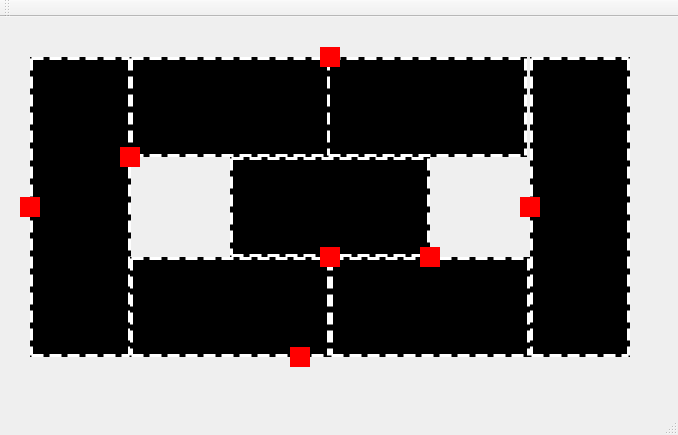
<?xml version="1.0" encoding="UTF-8"?>
<ui version="4.0">
 <class>MainWindow</class>
 <widget class="QMainWindow" name="MainWindow">
  <property name="geometry">
   <rect>
    <x>0</x>
    <y>0</y>
    <width>678</width>
    <height>435</height>
   </rect>
  </property>
  <property name="windowTitle">
   <string>MainWindow</string>
  </property>
  <widget class="QWidget" name="centralWidget">
   <widget class="QLabel" name="labelTrack2">
    <property name="geometry">
     <rect>
      <x>130</x>
      <y>40</y>
      <width>200</width>
      <height>100</height>
     </rect>
    </property>
    <property name="styleSheet">
     <string notr="true">background-color: black;
border: 3px dashed white;</string>
    </property>
    <property name="frameShape">
     <enum>QFrame::NoFrame</enum>
    </property>
    <property name="frameShadow">
     <enum>QFrame::Plain</enum>
    </property>
    <property name="lineWidth">
     <number>1</number>
    </property>
    <property name="text">
     <string/>
    </property>
   </widget>
   <widget class="QLabel" name="labelTrack3">
    <property name="geometry">
     <rect>
      <x>327</x>
      <y>40</y>
      <width>200</width>
      <height>100</height>
     </rect>
    </property>
    <property name="styleSheet">
     <string notr="true">background-color: black;
border: 3px dashed white;</string>
    </property>
    <property name="frameShape">
     <enum>QFrame::NoFrame</enum>
    </property>
    <property name="frameShadow">
     <enum>QFrame::Plain</enum>
    </property>
    <property name="lineWidth">
     <number>1</number>
    </property>
    <property name="text">
     <string/>
    </property>
   </widget>
   <widget class="QLabel" name="labelTrack1">
    <property name="geometry">
     <rect>
      <x>30</x>
      <y>40</y>
      <width>101</width>
      <height>300</height>
     </rect>
    </property>
    <property name="styleSheet">
     <string notr="true">background-color: black;
border: 3px dashed white;</string>
    </property>
    <property name="frameShape">
     <enum>QFrame::NoFrame</enum>
    </property>
    <property name="frameShadow">
     <enum>QFrame::Plain</enum>
    </property>
    <property name="lineWidth">
     <number>1</number>
    </property>
    <property name="text">
     <string/>
    </property>
   </widget>
   <widget class="QLabel" name="labelTrack7">
    <property name="geometry">
     <rect>
      <x>230</x>
      <y>140</y>
      <width>200</width>
      <height>100</height>
     </rect>
    </property>
    <property name="styleSheet">
     <string notr="true">background-color: black;
border: 3px dashed white;</string>
    </property>
    <property name="frameShape">
     <enum>QFrame::NoFrame</enum>
    </property>
    <property name="frameShadow">
     <enum>QFrame::Plain</enum>
    </property>
    <property name="lineWidth">
     <number>1</number>
    </property>
    <property name="text">
     <string/>
    </property>
   </widget>
   <widget class="QLabel" name="labelTrack5">
    <property name="geometry">
     <rect>
      <x>330</x>
      <y>240</y>
      <width>200</width>
      <height>100</height>
     </rect>
    </property>
    <property name="styleSheet">
     <string notr="true">background-color: black;
border: 3px dashed white;</string>
    </property>
    <property name="frameShape">
     <enum>QFrame::NoFrame</enum>
    </property>
    <property name="frameShadow">
     <enum>QFrame::Plain</enum>
    </property>
    <property name="lineWidth">
     <number>1</number>
    </property>
    <property name="text">
     <string/>
    </property>
   </widget>
   <widget class="QLabel" name="labelTrack6">
    <property name="geometry">
     <rect>
      <x>130</x>
      <y>240</y>
      <width>200</width>
      <height>100</height>
     </rect>
    </property>
    <property name="styleSheet">
     <string notr="true">background-color: black;
border: 3px dashed white;</string>
    </property>
    <property name="frameShape">
     <enum>QFrame::NoFrame</enum>
    </property>
    <property name="frameShadow">
     <enum>QFrame::Plain</enum>
    </property>
    <property name="lineWidth">
     <number>1</number>
    </property>
    <property name="text">
     <string/>
    </property>
   </widget>
   <widget class="QLabel" name="labelTrack4">
    <property name="geometry">
     <rect>
      <x>530</x>
      <y>40</y>
      <width>100</width>
      <height>300</height>
     </rect>
    </property>
    <property name="styleSheet">
     <string notr="true">background-color: black;
border: 3px dashed white;</string>
    </property>
    <property name="frameShape">
     <enum>QFrame::NoFrame</enum>
    </property>
    <property name="frameShadow">
     <enum>QFrame::Plain</enum>
    </property>
    <property name="lineWidth">
     <number>5</number>
    </property>
    <property name="text">
     <string/>
    </property>
   </widget>
   <widget class="QLabel" name="labelTrain3">
    <property name="geometry">
     <rect>
      <x>320</x>
      <y>30</y>
      <width>20</width>
      <height>20</height>
     </rect>
    </property>
    <property name="styleSheet">
     <string notr="true">background-color: red</string>
    </property>
    <property name="frameShape">
     <enum>QFrame::NoFrame</enum>
    </property>
    <property name="text">
     <string/>
    </property>
   </widget>
   <widget class="QLabel" name="labelTrain5">
    <property name="geometry">
     <rect>
      <x>320</x>
      <y>230</y>
      <width>20</width>
      <height>20</height>
     </rect>
    </property>
    <property name="styleSheet">
     <string notr="true">background-color: red</string>
    </property>
    <property name="frameShape">
     <enum>QFrame::NoFrame</enum>
    </property>
    <property name="text">
     <string/>
    </property>
   </widget>
   <widget class="QLabel" name="labelTrain6">
    <property name="geometry">
     <rect>
      <x>290</x>
      <y>330</y>
      <width>20</width>
      <height>20</height>
     </rect>
    </property>
    <property name="styleSheet">
     <string notr="true">background-color: red</string>
    </property>
    <property name="frameShape">
     <enum>QFrame::NoFrame</enum>
    </property>
    <property name="text">
     <string/>
    </property>
   </widget>
   <widget class="QLabel" name="labelTrain1">
    <property name="geometry">
     <rect>
      <x>20</x>
      <y>180</y>
      <width>20</width>
      <height>20</height>
     </rect>
    </property>
    <property name="styleSheet">
     <string notr="true">background-color: red</string>
    </property>
    <property name="frameShape">
     <enum>QFrame::NoFrame</enum>
    </property>
    <property name="text">
     <string/>
    </property>
   </widget>
   <widget class="QLabel" name="labelTrain4">
    <property name="geometry">
     <rect>
      <x>520</x>
      <y>180</y>
      <width>20</width>
      <height>20</height>
     </rect>
    </property>
    <property name="styleSheet">
     <string notr="true">background-color: red</string>
    </property>
    <property name="frameShape">
     <enum>QFrame::NoFrame</enum>
    </property>
    <property name="text">
     <string/>
    </property>
   </widget>
   <widget class="QLabel" name="labelTrain7">
    <property name="geometry">
     <rect>
      <x>420</x>
      <y>230</y>
      <width>20</width>
      <height>20</height>
     </rect>
    </property>
    <property name="styleSheet">
     <string notr="true">background-color: red</string>
    </property>
    <property name="frameShape">
     <enum>QFrame::NoFrame</enum>
    </property>
    <property name="text">
     <string/>
    </property>
   </widget>
   <widget class="QLabel" name="labelTrain2">
    <property name="geometry">
     <rect>
      <x>120</x>
      <y>130</y>
      <width>20</width>
      <height>20</height>
     </rect>
    </property>
    <property name="styleSheet">
     <string notr="true">background-color: red</string>
    </property>
    <property name="frameShape">
     <enum>QFrame::NoFrame</enum>
    </property>
    <property name="text">
     <string/>
    </property>
   </widget>
  </widget>
  <widget class="QMenuBar" name="menuBar">
   <property name="geometry">
    <rect>
     <x>0</x>
     <y>0</y>
     <width>678</width>
     <height>28</height>
    </rect>
   </property>
  </widget>
  <widget class="QToolBar" name="mainToolBar">
   <attribute name="toolBarArea">
    <enum>TopToolBarArea</enum>
   </attribute>
   <attribute name="toolBarBreak">
    <bool>true</bool>
   </attribute>
  </widget>
  <widget class="QStatusBar" name="statusBar"/>
 </widget>
 <layoutdefault spacing="6" margin="11"/>
 <resources/>
 <connections/>
</ui>
